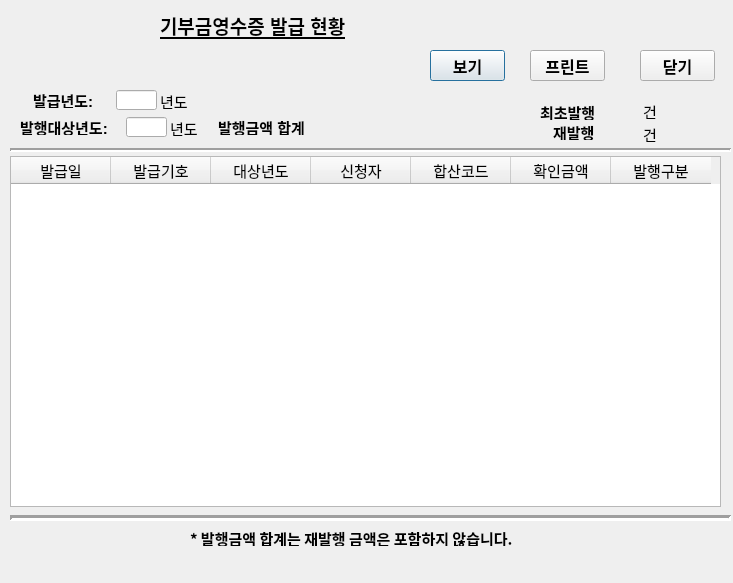
<?xml version="1.0" encoding="UTF-8"?>
<ui version="4.0">
 <class>Dialog</class>
 <widget class="QDialog" name="Dialog">
  <property name="geometry">
   <rect>
    <x>0</x>
    <y>0</y>
    <width>733</width>
    <height>583</height>
   </rect>
  </property>
  <property name="font">
   <font>
    <pointsize>11</pointsize>
   </font>
  </property>
  <property name="windowTitle">
   <string>Dialog</string>
  </property>
  <widget class="QLabel" name="label">
   <property name="geometry">
    <rect>
     <x>160</x>
     <y>10</y>
     <width>221</width>
     <height>31</height>
    </rect>
   </property>
   <property name="font">
    <font>
     <pointsize>14</pointsize>
     <weight>75</weight>
     <bold>true</bold>
     <underline>true</underline>
    </font>
   </property>
   <property name="text">
    <string>기부금영수증 발급 현황</string>
   </property>
  </widget>
  <widget class="QLabel" name="label_2">
   <property name="geometry">
    <rect>
     <x>33</x>
     <y>92</y>
     <width>61</width>
     <height>16</height>
    </rect>
   </property>
   <property name="font">
    <font>
     <pointsize>11</pointsize>
     <weight>75</weight>
     <bold>true</bold>
    </font>
   </property>
   <property name="text">
    <string>발급년도:</string>
   </property>
  </widget>
  <widget class="QLineEdit" name="target_year_widget">
   <property name="geometry">
    <rect>
     <x>126</x>
     <y>117</y>
     <width>41</width>
     <height>20</height>
    </rect>
   </property>
  </widget>
  <widget class="Line" name="line">
   <property name="geometry">
    <rect>
     <x>10</x>
     <y>142</y>
     <width>721</width>
     <height>16</height>
    </rect>
   </property>
   <property name="lineWidth">
    <number>2</number>
   </property>
   <property name="orientation">
    <enum>Qt::Horizontal</enum>
   </property>
  </widget>
  <widget class="QTableWidget" name="cont_view_tableWidget">
   <property name="geometry">
    <rect>
     <x>10</x>
     <y>156</y>
     <width>711</width>
     <height>351</height>
    </rect>
   </property>
   <column>
    <property name="text">
     <string>발급일</string>
    </property>
   </column>
   <column>
    <property name="text">
     <string>발급기호</string>
    </property>
   </column>
   <column>
    <property name="text">
     <string>대상년도</string>
    </property>
   </column>
   <column>
    <property name="text">
     <string>신청자</string>
    </property>
   </column>
   <column>
    <property name="text">
     <string>합산코드</string>
    </property>
   </column>
   <column>
    <property name="text">
     <string>확인금액</string>
    </property>
   </column>
   <column>
    <property name="text">
     <string>발행구분</string>
    </property>
   </column>
  </widget>
  <widget class="QPushButton" name="view_Button">
   <property name="geometry">
    <rect>
     <x>430</x>
     <y>50</y>
     <width>75</width>
     <height>31</height>
    </rect>
   </property>
   <property name="font">
    <font>
     <pointsize>12</pointsize>
     <weight>75</weight>
     <bold>true</bold>
    </font>
   </property>
   <property name="text">
    <string>보기</string>
   </property>
  </widget>
  <widget class="QPushButton" name="end_close_Button">
   <property name="geometry">
    <rect>
     <x>640</x>
     <y>50</y>
     <width>75</width>
     <height>31</height>
    </rect>
   </property>
   <property name="font">
    <font>
     <pointsize>12</pointsize>
     <weight>75</weight>
     <bold>true</bold>
    </font>
   </property>
   <property name="text">
    <string>닫기</string>
   </property>
  </widget>
  <widget class="QLabel" name="label_3">
   <property name="geometry">
    <rect>
     <x>218</x>
     <y>119</y>
     <width>101</width>
     <height>16</height>
    </rect>
   </property>
   <property name="font">
    <font>
     <pointsize>11</pointsize>
     <weight>75</weight>
     <bold>true</bold>
    </font>
   </property>
   <property name="text">
    <string>발행금액 합계</string>
   </property>
  </widget>
  <widget class="QLabel" name="label_4">
   <property name="geometry">
    <rect>
     <x>553</x>
     <y>124</y>
     <width>51</width>
     <height>16</height>
    </rect>
   </property>
   <property name="font">
    <font>
     <pointsize>11</pointsize>
     <weight>75</weight>
     <bold>true</bold>
    </font>
   </property>
   <property name="text">
    <string>재발행</string>
   </property>
  </widget>
  <widget class="QLabel" name="re_issue_count_widget">
   <property name="geometry">
    <rect>
     <x>610</x>
     <y>122</y>
     <width>31</width>
     <height>20</height>
    </rect>
   </property>
   <property name="font">
    <font>
     <pointsize>11</pointsize>
    </font>
   </property>
   <property name="text">
    <string/>
   </property>
   <property name="alignment">
    <set>Qt::AlignRight|Qt::AlignTrailing|Qt::AlignVCenter</set>
   </property>
  </widget>
  <widget class="QLabel" name="label_6">
   <property name="geometry">
    <rect>
     <x>643</x>
     <y>126</y>
     <width>21</width>
     <height>16</height>
    </rect>
   </property>
   <property name="font">
    <font>
     <pointsize>11</pointsize>
    </font>
   </property>
   <property name="text">
    <string>건</string>
   </property>
  </widget>
  <widget class="QLabel" name="issued_amount_widget">
   <property name="geometry">
    <rect>
     <x>327</x>
     <y>116</y>
     <width>131</width>
     <height>21</height>
    </rect>
   </property>
   <property name="font">
    <font>
     <pointsize>11</pointsize>
     <weight>75</weight>
     <bold>true</bold>
    </font>
   </property>
   <property name="text">
    <string/>
   </property>
   <property name="alignment">
    <set>Qt::AlignRight|Qt::AlignTrailing|Qt::AlignVCenter</set>
   </property>
  </widget>
  <widget class="Line" name="line_2">
   <property name="geometry">
    <rect>
     <x>10</x>
     <y>510</y>
     <width>721</width>
     <height>16</height>
    </rect>
   </property>
   <property name="lineWidth">
    <number>3</number>
   </property>
   <property name="orientation">
    <enum>Qt::Horizontal</enum>
   </property>
  </widget>
  <widget class="QLabel" name="label_5">
   <property name="geometry">
    <rect>
     <x>540</x>
     <y>104</y>
     <width>71</width>
     <height>16</height>
    </rect>
   </property>
   <property name="font">
    <font>
     <pointsize>11</pointsize>
     <weight>75</weight>
     <bold>true</bold>
    </font>
   </property>
   <property name="text">
    <string>최초발행</string>
   </property>
  </widget>
  <widget class="QLabel" name="label_7">
   <property name="geometry">
    <rect>
     <x>643</x>
     <y>103</y>
     <width>21</width>
     <height>16</height>
    </rect>
   </property>
   <property name="font">
    <font>
     <pointsize>11</pointsize>
    </font>
   </property>
   <property name="text">
    <string>건</string>
   </property>
  </widget>
  <widget class="QLabel" name="first_issue_count_widget">
   <property name="geometry">
    <rect>
     <x>610</x>
     <y>101</y>
     <width>31</width>
     <height>21</height>
    </rect>
   </property>
   <property name="font">
    <font>
     <pointsize>11</pointsize>
    </font>
   </property>
   <property name="text">
    <string/>
   </property>
   <property name="alignment">
    <set>Qt::AlignRight|Qt::AlignTrailing|Qt::AlignVCenter</set>
   </property>
  </widget>
  <widget class="QLabel" name="label_8">
   <property name="geometry">
    <rect>
     <x>190</x>
     <y>530</y>
     <width>391</width>
     <height>16</height>
    </rect>
   </property>
   <property name="font">
    <font>
     <family>Agency FB</family>
     <pointsize>11</pointsize>
     <weight>75</weight>
     <bold>true</bold>
    </font>
   </property>
   <property name="text">
    <string>* 발행금액 합계는 재발행 금액은 포함하지 않습니다.</string>
   </property>
  </widget>
  <widget class="QLineEdit" name="issue_year_widget">
   <property name="geometry">
    <rect>
     <x>116</x>
     <y>90</y>
     <width>41</width>
     <height>20</height>
    </rect>
   </property>
  </widget>
  <widget class="QLabel" name="label_9">
   <property name="geometry">
    <rect>
     <x>20</x>
     <y>119</y>
     <width>91</width>
     <height>16</height>
    </rect>
   </property>
   <property name="font">
    <font>
     <pointsize>11</pointsize>
     <weight>75</weight>
     <bold>true</bold>
    </font>
   </property>
   <property name="text">
    <string>발행대상년도:</string>
   </property>
  </widget>
  <widget class="QLabel" name="label_10">
   <property name="geometry">
    <rect>
     <x>160</x>
     <y>93</y>
     <width>31</width>
     <height>16</height>
    </rect>
   </property>
   <property name="text">
    <string>년도</string>
   </property>
  </widget>
  <widget class="QLabel" name="label_11">
   <property name="geometry">
    <rect>
     <x>170</x>
     <y>120</y>
     <width>31</width>
     <height>16</height>
    </rect>
   </property>
   <property name="text">
    <string>년도</string>
   </property>
  </widget>
  <widget class="QPushButton" name="view_print_Button">
   <property name="geometry">
    <rect>
     <x>530</x>
     <y>50</y>
     <width>75</width>
     <height>31</height>
    </rect>
   </property>
   <property name="font">
    <font>
     <pointsize>12</pointsize>
     <weight>75</weight>
     <bold>true</bold>
    </font>
   </property>
   <property name="text">
    <string>프린트</string>
   </property>
  </widget>
 </widget>
 <tabstops>
  <tabstop>issue_year_widget</tabstop>
  <tabstop>target_year_widget</tabstop>
  <tabstop>view_Button</tabstop>
  <tabstop>end_close_Button</tabstop>
  <tabstop>cont_view_tableWidget</tabstop>
 </tabstops>
 <resources/>
 <connections>
  <connection>
   <sender>view_Button</sender>
   <signal>clicked()</signal>
   <receiver>Dialog</receiver>
   <slot>serch_view()</slot>
   <hints>
    <hint type="sourcelabel">
     <x>430</x>
     <y>50</y>
    </hint>
    <hint type="destinationlabel">
     <x>337</x>
     <y>19</y>
    </hint>
   </hints>
  </connection>
  <connection>
   <sender>end_close_Button</sender>
   <signal>clicked()</signal>
   <receiver>Dialog</receiver>
   <slot>end_close()</slot>
   <hints>
    <hint type="sourcelabel">
     <x>641</x>
     <y>50</y>
    </hint>
    <hint type="destinationlabel">
     <x>550</x>
     <y>17</y>
    </hint>
   </hints>
  </connection>
  <connection>
   <sender>view_print_Button</sender>
   <signal>clicked()</signal>
   <receiver>Dialog</receiver>
   <slot>contribution_list_print()</slot>
   <hints>
    <hint type="sourcelabel">
     <x>575</x>
     <y>66</y>
    </hint>
    <hint type="destinationlabel">
     <x>617</x>
     <y>67</y>
    </hint>
   </hints>
  </connection>
 </connections>
 <slots>
  <slot>serch_view()</slot>
  <slot>end_close()</slot>
  <slot>contribution_list_print()</slot>
 </slots>
</ui>
